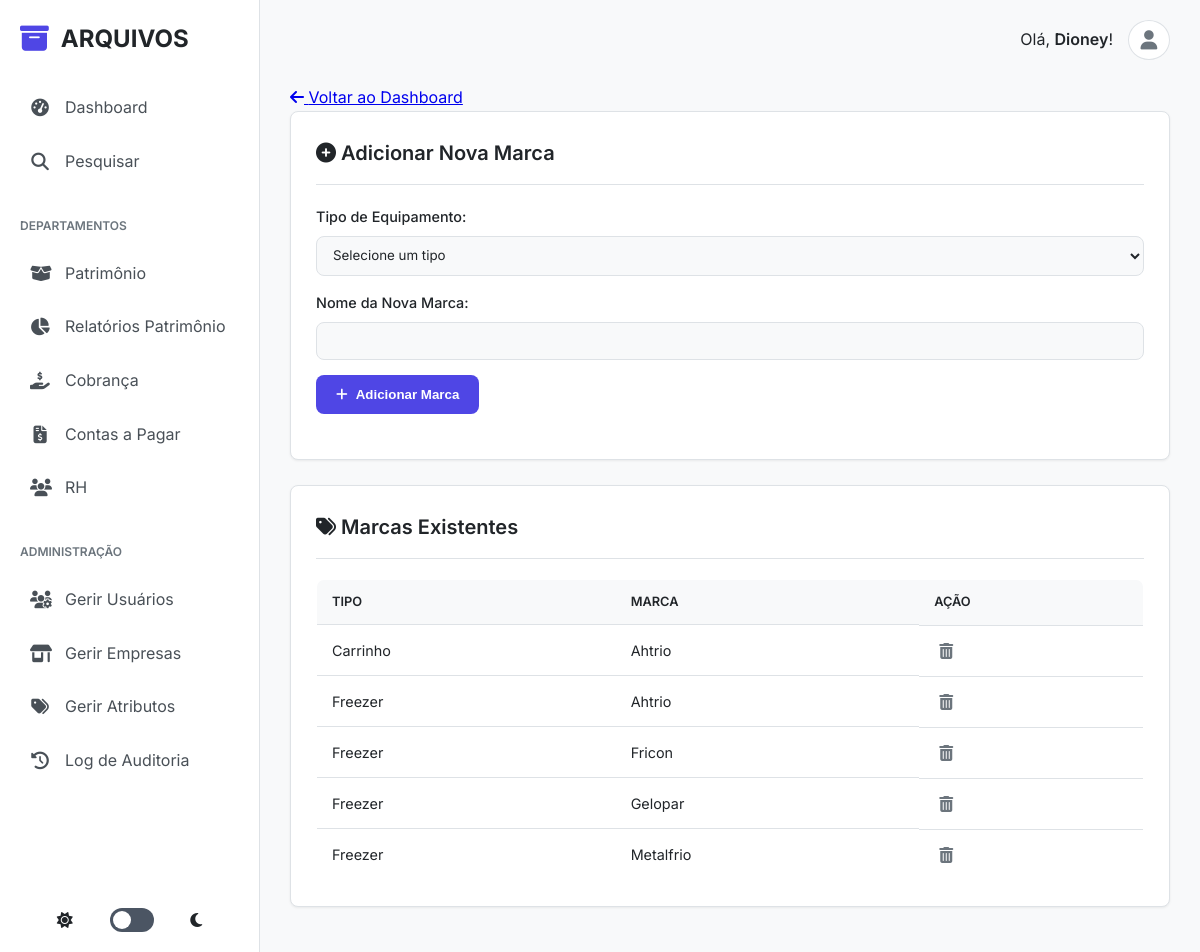
The app's page /super_admin/manage_marcas (signed in) with its own data.
### tables this page shows
CREATE TABLE marcas (id INTEGER PRIMARY KEY, nome TEXT NOT NULL, tipo_id INTEGER NOT NULL, FOREIGN KEY (tipo_id) REFERENCES tipos_equipamento(id));

CREATE TABLE tipos_equipamento (id INTEGER PRIMARY KEY, nome TEXT UNIQUE NOT NULL);

### app.py (the view, shortened to what this page needs)
@app.route('/super_admin/manage_marcas', methods=['GET', 'POST'])
@login_required
@role_required(['super_admin'])
def manage_marcas():
    db = get_db()
    tipos = db.execute("SELECT * FROM tipos_equipamento").fetchall()
    marcas = db.execute("""
        SELECT m.id, m.nome, t.nome as tipo_nome
        FROM marcas m
        JOIN tipos_equipamento t ON m.tipo_id = t.id
        ORDER BY t.nome, m.nome
    """).fetchall()
    return render_template('super_admin/manage_marcas.html', tipos=tipos, marcas=marcas)

### app.py (called while the page is built)
@app.before_request
def log_request_info():
    print(f"\n>>> REQUISIÇÃO RECEBIDA: {request.method} {request.path}")
    print(f">>> Cabeçalho 'Cookie': {request.headers.get('Cookie')}")
    print(f">>> Sessão no início da requisição: {dict(session)}")

def login_required(f):
    @wraps(f)
    def decorated_function(*args, **kwargs):
        print(f"--- Verificando @login_required para a rota: '{request.endpoint}'")
        if 'logged_in' not in session:
            print(f"--- FALHA em @login_required. Sessão atual: {dict(session)}")
            flash('Você precisa fazer login para acessar esta página.', 'danger')
            return redirect(url_for('admin_login'))
        print(f"--- SUCESSO em @login_required. Usuário '{session.get('username')}' está logado.")
        return f(*args, **kwargs)
    return decorated_function

def role_required(allowed_roles):
    def decorator(f):
        @wraps(f)
        def decorated_function(*args, **kwargs):
            if not session.get('logged_in') or session.get('role') not in allowed_roles:
                if is_ajax_request():
                    return jsonify({'status': 'error', 'message': 'Você não tem permissão para esta ação.'}), 403
                log_action('acesso_negado', target_name=request.path)
                flash('Você não tem permissão para acessar esta página.', 'danger')
                return redirect(url_for('admin_dashboard'))
            return f(*args, **kwargs)
        return decorated_function
    return decorator

### database.py (called while the page is built)
def get_db():
    if 'db' not in g:
        g.db = sqlite3.connect(DATABASE)
        g.db.row_factory = sqlite3.Row
    return g.db

### templates/super_admin/manage_marcas.html (shortened to what this page needs)
{% extends "base.html" %}
{% block content %}
<div class="admin-nav">
    <a href="{{ url_for('super_admin_dashboard') }}"><i class="fas fa-arrow-left"></i> Voltar ao Dashboard</a>
</div>
<div class="card">
    <h2><i class="fas fa-plus-circle"></i> Adicionar Nova Marca</h2>
    <form action="{{ url_for('manage_marcas') }}" method="POST" class="form-section">
        <label for="tipo_id">Tipo de Equipamento:</label>
        <select id="tipo_id" name="tipo_id" required>
            <option value="">Selecione um tipo</option>
        </select>
        <label for="nome_marca">Nome da Nova Marca:</label>
        <input type="text" id="nome_marca" name="nome_marca" required>
        <button type="submit"><i class="fas fa-plus"></i> Adicionar Marca</button>
    </form>
</div>
<div class="card">
    <h2><i class="fas fa-tags"></i> Marcas Existentes</h2>
    <div class="table-wrapper">
        {% if marcas %}
            <table>
                <thead>
                    <tr>
                        <th>Tipo</th>
                        <th>Marca</th>
                        <th>Ação</th>
                    </tr>
                </thead>
                <tbody>
                    {% for marca in marcas %}
                        <tr>
                            <td>{{ marca.tipo_nome }}</td>
                            <td>{{ marca.nome }}</td>
                            <td class="actions">
                                <form action="{{ url_for('delete_marca', marca_id=marca.id) }}" method="POST" onsubmit="return confirm('Tem certeza que deseja excluir esta marca?');">
                                    <button type="submit" class="delete" title="Excluir"><i class="fas fa-trash-alt"></i></button>
                                </form>
                            </td>
                        </tr>
                    {% endfor %}
                </tbody>
            </table>
        {% else %}
            <p style="text-align: center; padding: 20px;">Nenhuma marca cadastrada.</p>
        {% endif %}
    </div>
</div>
{% endblock %}

### static/css/style.css (style rules this page uses)
:root { --font-family: 'Inter', sans-serif; --transition-fast: 0.2s ease; --border-radius-md: 8px; --shadow-sm: 0 1px 3px rgba(0,0,0,0.05), 0 1px 2px rgba(0,0,0,0.02); --shadow-md: 0 4px 6px -1px rgba(0,0,0,0.1), 0 2px 4px -1px rgba(0,0,0,0.06); }
[data-theme="light"] { --bg-primary: #f8f9fa; --bg-secondary: #ffffff; --bg-sidebar: #ffffff; --text-primary: #212529; --text-secondary: #6c757d; --text-on-sidebar: #495057; --border-color: #dee2e6; --color-primary: #4f46e5; --color-primary-hover: #4338ca; --bg-hover-link: #f1f3f5; --bg-active-link: #eef2ff; --color-success: #16a34a; --color-danger: #dc2626; --color-warning: #f59e0b; }
* { box-sizing: border-box; margin: 0; padding: 0; }
body { font-family: var(--font-family); background-color: var(--bg-primary); color: var(--text-primary); line-height: 1.6; font-size: 16px; }
.card { background-color: var(--bg-secondary); border-radius: var(--border-radius-md); padding: 25px; margin-bottom: 25px; box-shadow: var(--shadow-sm); border: 1px solid var(--border-color); }
.card h2, .card h3 { font-size: 1.25rem; font-weight: 600; margin-bottom: 20px; padding-bottom: 15px; border-bottom: 1px solid var(--border-color); }
form label { font-weight: 500; font-size: 0.9rem; margin-bottom: 8px; display: block; }
form input, form select, form textarea { width: 100%; padding: 10px 12px; border: 1px solid var(--border-color); background-color: var(--bg-primary); color: var(--text-primary); border-radius: var(--border-radius-md); font-family: var(--font-family); transition: border-color var(--transition-fast), box-shadow var(--transition-fast); }
.form-section { margin-bottom: 20px; }
form input, form select { margin-bottom: 15px; }
button, .button-primary { background-color: var(--color-primary); color: #fff; padding: 12px 20px; border: none; border-radius: var(--border-radius-md); cursor: pointer; font-weight: 600; text-decoration: none; display: inline-flex; align-items: center; gap: 8px; transition: background-color var(--transition-fast); }
.table-wrapper { overflow-x: auto; }
table { width: 100%; border-collapse: collapse; background-color: var(--bg-secondary); border-radius: var(--border-radius-md); overflow: hidden; border: 1px solid var(--border-color); font-size: 0.9rem; }
table th { background-color: var(--bg-primary); padding: 12px 15px; text-align: left; font-weight: 600; text-transform: uppercase; font-size: 0.8rem; }
table td { padding: 12px 15px; border-top: 1px solid var(--border-color); vertical-align: middle; }
.actions { display: flex; gap: 10px; align-items: center; }
.actions a, .actions button { background: none; border: none; cursor: pointer; padding: 5px; font-size: 1rem; color: var(--text-secondary); transition: color var(--transition-fast); }

### records on screen
marcas: tipo_nome "Carrinho", nome "Ahtrio"
marcas: tipo_nome "Freezer", nome "Ahtrio"
marcas: tipo_nome "Freezer", nome "Fricon"
marcas: tipo_nome "Freezer", nome "Gelopar"
marcas: tipo_nome "Freezer", nome "Metalfrio"

### other values on screen
{{ session.username }} "Dioney"
